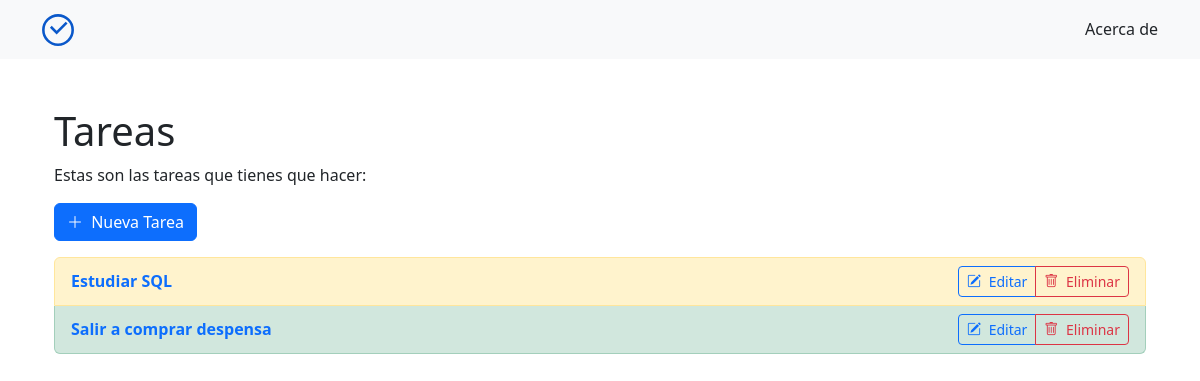
Before: / with the older database file.
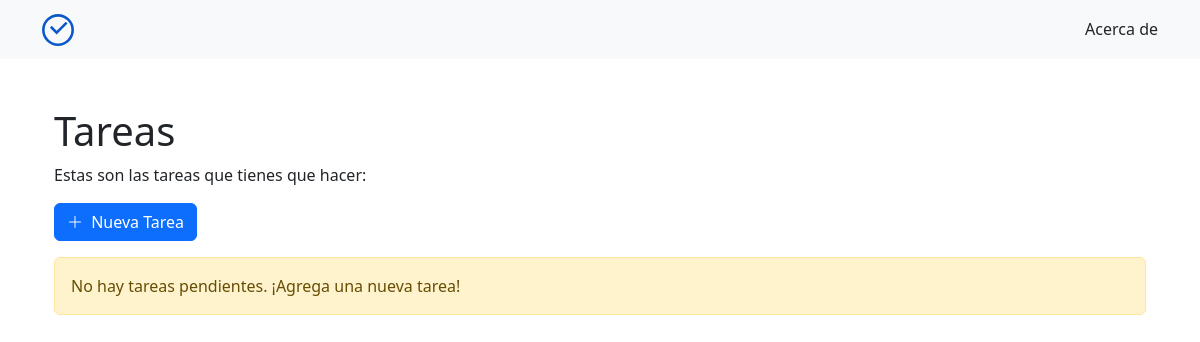
After: the same page with the newer database file.
### tables this page shows
CREATE TABLE tareas (
            id INTEGER PRIMARY KEY AUTOINCREMENT,
            nombre TEXT NOT NULL,
            estado TEXT NOT NULL DEFAULT 'pendiente',
            categoria_id INTEGER NOT NULL,
            created_at TEXT NOT NULL DEFAULT (datetime('now','localtime')),
            updated_at TEXT NOT NULL DEFAULT (datetime('now','localtime')),
            FOREIGN KEY (categoria_id) REFERENCES categorias(id)
                ON UPDATE CASCADE
                ON DELETE RESTRICT
        );

### app.py (the view)
@app.route("/")
def index():
    registros = Tarea.get_all()
    return render_template("index.html", tareas=registros)

### database.py (called while the page is built)
def connect_db():
    conn = sqlite3.connect(DATABASE_NAME) # Conecta a la base de datos
    conn.row_factory = sqlite3.Row  # Devuelve filas tipo Row: acceso por índice y por llave
    conn.execute("PRAGMA foreign_keys = ON") # Activa el modo de clave foránea
    return conn

def query_all(sql, params=None):
    conn = connect_db()
    rows = conn.execute(sql, params or ()).fetchall()
    conn.close()
    return rows

### models/tarea.py (called while the page is built)
    @staticmethod
    def get_all():
        return query_all(
            "SELECT id, nombre, estado, categoria_id, created_at, updated_at FROM tareas ORDER BY id"
        )

### templates/index.html (shortened to what this page needs)
{% extends "layout.html" %}
{% block content %}
<section class="container mt-4" id="tareas">
  <header>
    <h1>Tareas</h1>
    <p>Estas son las tareas que tienes que hacer:</p>
  </header>
  <a href="/crear" class="btn btn-primary mb-3" title="Crear Nueva Tarea">
    <i class="bi bi-plus-lg me-1"></i>
    Nueva Tarea
  </a>
  {% if tareas %}
  <div class="list-group">
    {% for tarea in tareas %}
    {% set is_done = tarea.estado == 'completada' %}
    <div class="list-group-item d-flex justify-content-between align-items-center {{ 'list-group-item-success' if is_done else 'list-group-item-warning' }}">
      <a href="/tarea/{{ tarea.id }}" class="text-decoration-none">
        <span class="fw-semibold">{{ tarea.nombre }}</span>
      </a>
      <div class="btn-group" role="group">
        <a href="/editar/{{ tarea.id }}" class="btn btn-sm btn-outline-primary">
          <i class="bi bi-pencil-square me-1"></i>
          Editar
        </a>
        <a href="/eliminar/{{ tarea.id }}" class="btn btn-sm btn-outline-danger" onclick="return confirm('¿Estás seguro de que quieres eliminar esta tarea?')">
          <i class="bi bi-trash me-1"></i>
          Eliminar
        </a>
      </div>
    </div>
    {% endfor %}
  </div>
  {% else %}
  <div class="alert alert-warning">
    No hay tareas pendientes. ¡Agrega una nueva tarea!
  </div>
  {% endif %}
</section>
{% endblock %}

### templates/layout.html (shortened to what this page needs)
<!DOCTYPE html>
<html lang="en">
  <head>
    <link href="https://cdn.jsdelivr.net/npm/bootstrap@5.3.8/dist/css/bootstrap.min.css" rel="stylesheet">
    <link rel="stylesheet" href="https://cdn.jsdelivr.net/npm/bootstrap-icons@1.11.3/font/bootstrap-icons.min.css">
  </head>
  <body>
    <nav class="navbar navbar-expand-lg navbar-light bg-light">
      <div class="container">
        <a href="/" class="navbar-brand">
          <img src="/static/rutina.py-logo.svg" alt="Logo Rutina.py" width="32" height="32">
        </a>
        <a href="/acerca" class="nav-link">Acerca de</a>
      </div>
    </nav>
    <br>
    <main class="container">
      {% block content %}
      {% endblock %}
    </main>
  </body>
</html>

Changed rows visible on the page:
removed tareas: nombre "Estudiar SQL"
removed tareas: nombre "Salir a comprar despensa"
Other visible differences:
text now shown: "No hay tareas pendientes. ¡Agrega una nueva tarea!"
